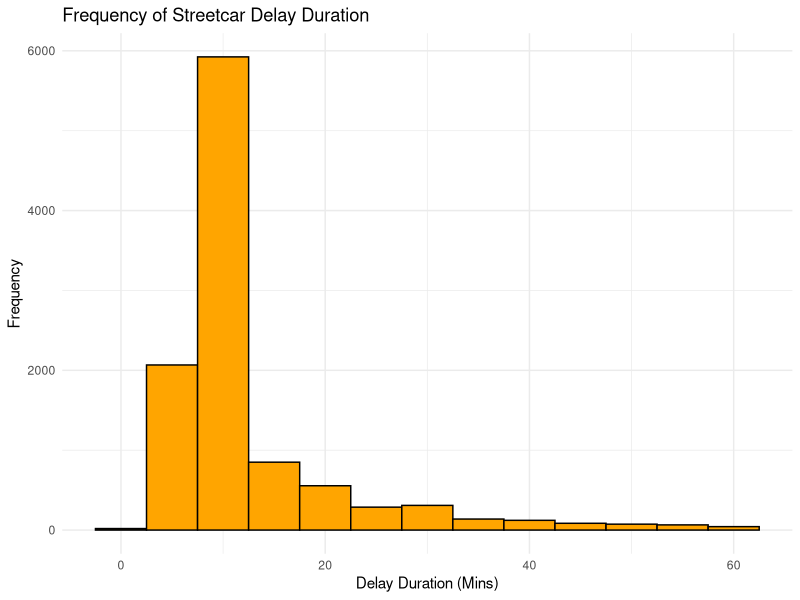
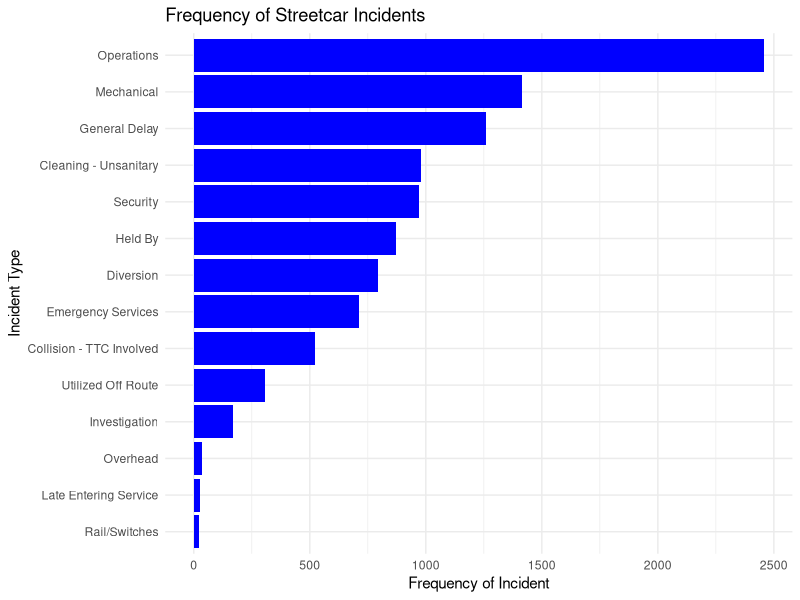
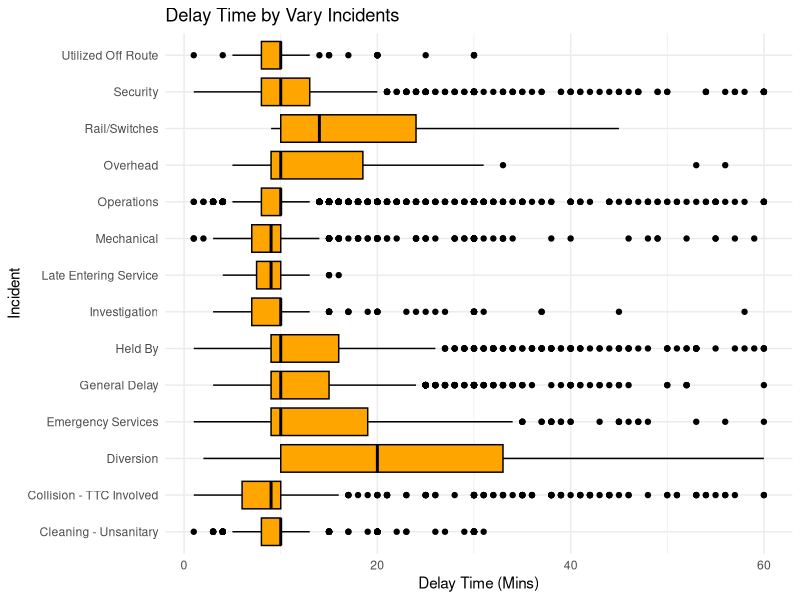
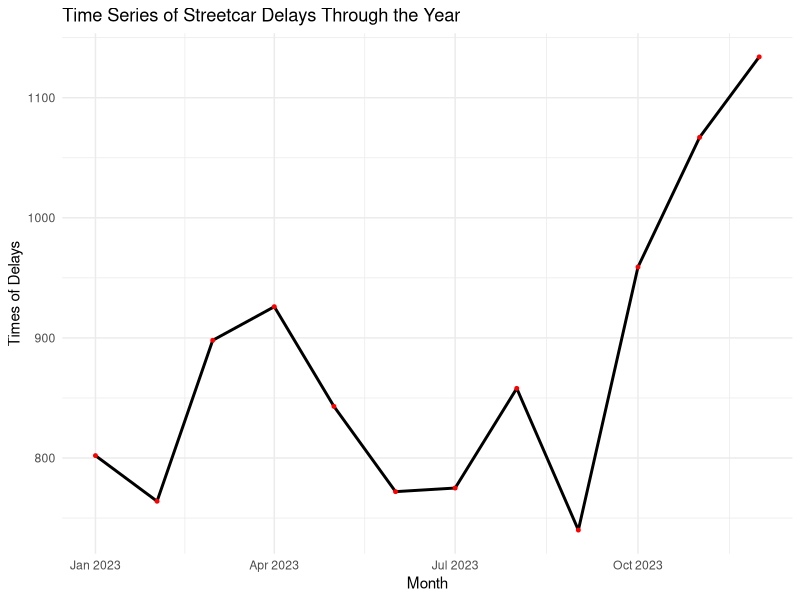

Source code (R) for these figures, in order:
## ---- chunk 1
#| include: false
#| warning: false
#| message: false

library(tidyverse)
library(knitr)
## ---- chunk 2
#| include: false
#| warning: false
#| message: false
# Read data
cleaned_data <- read_csv('cleaned_data.csv')
## ---- chunk 3
#| eveal: true
#| label: fig-1
#| fig-cap: "Distribution of streetcar's delay time frequency"
#| echo: false
#| warning: false
#| message: false
#| layout-ncol: 1

ggplot(cleaned_data, aes(x = `Min Delay`)) +
  geom_histogram(binwidth = 5, fill = "orange", color = "black") +
  labs(title = "Frequency of Streetcar Delay Duration",
       x = "Delay Duration (Mins)", y = "Frequency") +
  theme_minimal()
## ---- chunk 4
#| eval: true
#| label: fig-2
#| fig-cap: "Frequecy of incidents and incidents causing delay time"
#| echo: false
#| warning: false
#| message: false
#| layout-ncol: 2

incidents <- cleaned_data %>%
  count(Incident, sort = TRUE)
ggplot(incidents, aes(x = reorder(Incident, n), y = n)) +
  geom_bar(stat = "identity", fill = "blue") +
  labs(title = "Frequency of Streetcar Incidents",
       x = "Incident Type", y = "Frequency of Incident") +
  theme_minimal() +
  coord_flip()

ggplot(cleaned_data, aes(x = Incident, y = `Min Delay`)) +
  geom_boxplot(fill = "orange", color = "black") +
  labs(title = "Delay Time by Vary Incidents",
       x = "Incident", y = "Delay Time (Mins)") +
  theme_minimal() +
  coord_flip()
## ---- chunk 5
#| eveal: true
#| label: fig-3
#| fig-cap: "Trend of delay times by month"
#| echo: false
#| warning: false
#| message: false

monthly_delay <- cleaned_data %>%
  mutate(Month = floor_date(Date, "month")) %>%
  group_by(Month) %>%
  summarize(Delay_Count = n())

ggplot(monthly_delay, aes(x = Month, y = Delay_Count)) +
  geom_line(color = "black", linewidth = 1) +
  geom_point(color = "red", size = 1) +
  labs(title = "Time Series of Streetcar Delays Through the Year",
       x = "Month", y = "Times of Delays") +
  theme_minimal()
## ---- chunk 6
#| eval: true
#| label: fig-4
#| fig-cap: "Trend of delay times by month"
#| echo: false
#| warning: false
#| message: false

summary_table <- cleaned_data %>%
  group_by(Location) %>%
  summarise(Total_Delays = n()) %>%  
  arrange(desc(Total_Delays)) %>%
  slice(1:15)
kable(summary_table, caption = "Summary of Streetcar Delays by Location",
      col.names = c("Location", "Total Delays"))
## ---- chunk 7
#| eval: true
#| label: fig-5
#| fig-cap: "Monthly summary"
#| echo: false
#| warning: false
#| message: false

cleaned_data <- cleaned_data %>%
  mutate(Date = as.Date(Date, format = "%Y-%m-%d"),
         Month = format(Date, "%Y-%m"))

# Summarize data by Month
summary_table <- cleaned_data %>%
  group_by(Month) %>%
  summarise(
    Average_Delay = mean(`Min Delay`),  
    Total_Delays = n(),                           
    Max_Delay = max(`Min Delay`),                 
    Most_Frequent_Location = Location[which.max(table(Location))],  
    Most_Frequent_Bound = Bound[which.max(table(Bound))]
  )

# Create the table with kable()
kable(
  summary_table, 
  caption = "Monthly Summary of Streetcar Delays",
  col.names = c("Month", "Average Delay (Mins)", "Total Delay Times", "Max Delay (Mins)", "Most Frequent Delay Location", "Most Frequent Bound"),
  align = 'c'
)
